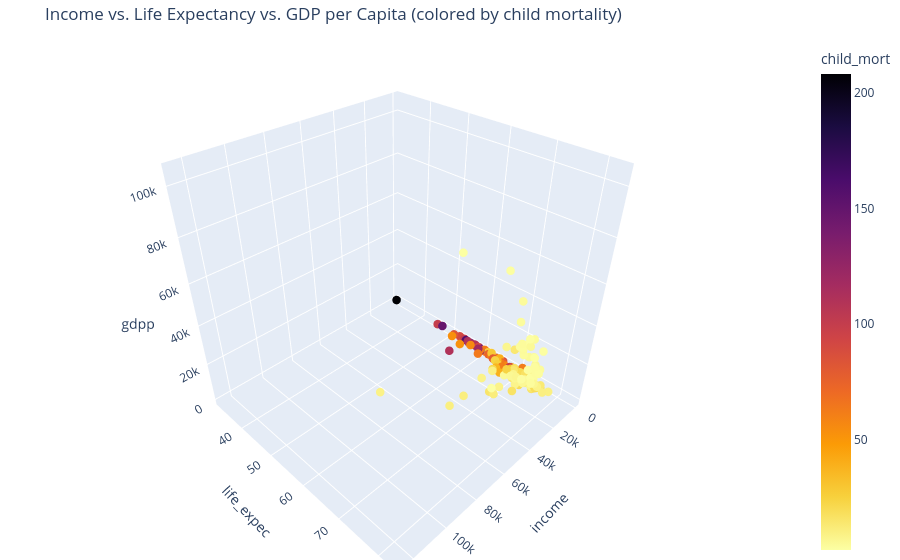

Notebook source saved alongside this figure:
### Markdown cell above
The choropleth immediately shows the **geographic clustering of development** that
underlies this whole exercise: a visible concentration of low-`gdpp` countries across
Sub-Saharan Africa and parts of South Asia, contrasted with high-`gdpp` clusters in North
America, Western Europe, and the oil-rich Gulf states. This is a strong visual preview of
what hierarchical clustering should recover numerically — geography is not one of our
clustering features, but it correlates heavily with the socio-economic groupings we expect
to find.

### 4.2 3D relationship between income, life expectancy, and GDP per capita

### Code cell
fig = px.scatter_3d(
    df,
    x="income",
    y="life_expec",
    z="gdpp",
    color="child_mort",
    hover_name="country",
    color_continuous_scale="Inferno_r",
    title="Income vs. Life Expectancy vs. GDP per Capita (colored by child mortality)",
)
fig.update_traces(marker=dict(size=5))
fig.update_layout(margin=dict(l=0, r=0, t=40, b=0))
fig.show()

### Figure 1 — Plotly figure (JSON) as saved in the notebook; plotly's stock layout.template omitted (floating-point values rounded to 4 significant figures; data arrays with more than 128 entries replaced by an {"elided": "..."} marker saying what was removed)
{"data": [{"hovertemplate": "<b>%{hovertext}</b><br><br>income=%{x}<br>life_expec=%{y}<br>gdpp=%{z}<br>child_mort=%{marker.color}<extra></extra>", "hovertext": {"elided": "167 str values"}, "legendgroup": "", "marker": {"color": {"elided": "167 float values"}, "coloraxis": "coloraxis", "size": 5, "symbol": "circle"}, "mode": "markers", "name": "", "scene": "scene", "showlegend": false, "type": "scatter3d", "x": {"elided": "167 int values"}, "y": {"elided": "167 float values"}, "z": {"elided": "167 int values"}}], "layout": {"coloraxis": {"autocolorscale": false, "colorbar": {"title": {"text": "child_mort"}}, "colorscale": [[0.0, "#fcffa4"], [0.1111, "#f7d13d"], [0.2222, "#fb9b06"], [0.3333, "#ed6925"], [0.4444, "#cf4446"], [0.5556, "#a52c60"], [0.6667, "#781c6d"], [0.7778, "#4a0c6b"], [0.8889, "#1b0c41"], [1.0, "#000004"]]}, "legend": {"tracegroupgap": 0}, "margin": {"b": 0, "l": 0, "r": 0, "t": 40}, "scene": {"domain": {"x": [0.0, 1.0], "y": [0.0, 1.0]}, "xaxis": {"title": {"text": "income"}}, "yaxis": {"title": {"text": "life_expec"}}, "zaxis": {"title": {"text": "gdpp"}}}, "title": {"text": "Income vs. Life Expectancy vs. GDP per Capita (colored by child mortality)"}}}
